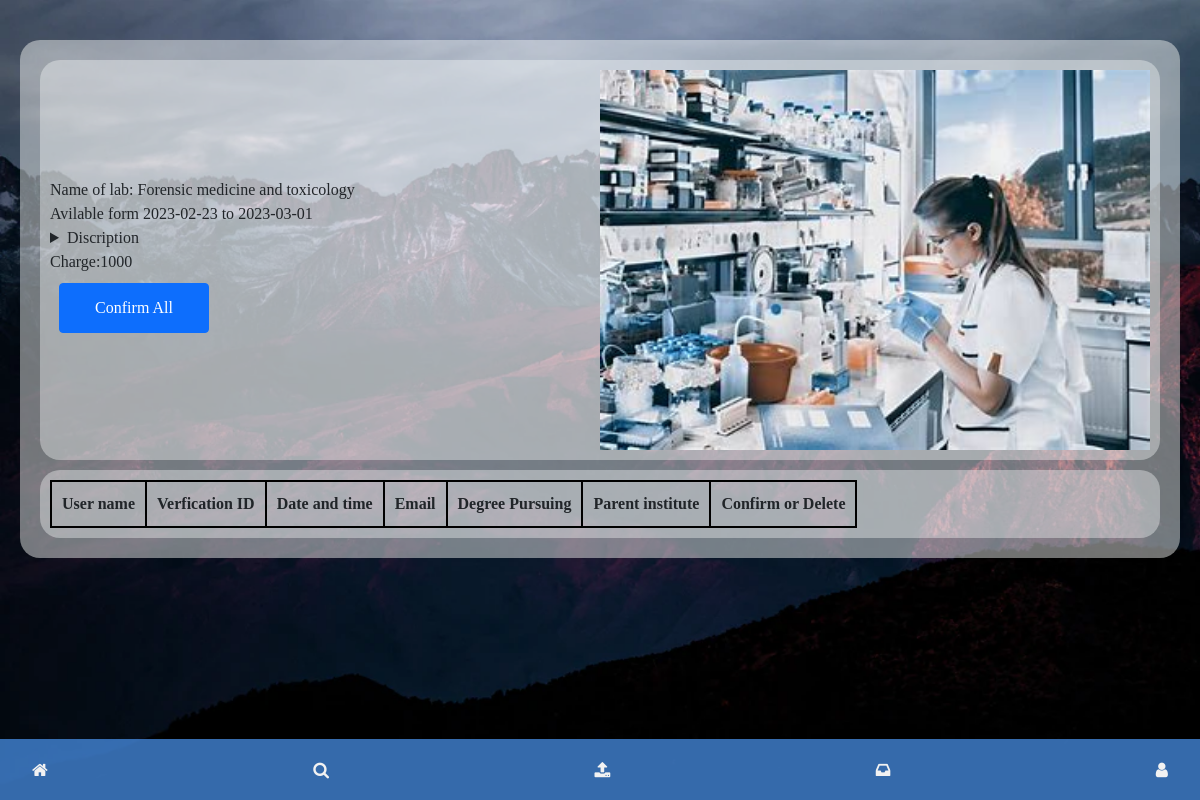
Screenshot of /549955/conformation (signed in) with the database file from the repository.
### website/data.py (models this page shows)
class Institutedata(bd.Model):
    id=bd.Column(bd.Integer, primary_key=True,default=random.randint(111111,999999))
    lab_name=bd.Column(bd.String(150))
    image=bd.Column(bd.String(200))
    discription=bd.Column(bd.String(500))
    date_posted=bd.Column(bd.DateTime(timezone=True) ,default=func.now())
    starting_date=bd.Column(bd.DateTime(timezone=True))
    ending_date=bd.Column(bd.DateTime(timezone=True))
    no_of_slots_per_lab=bd.Column(bd.Integer)
    charge_per_slot=bd.Column(bd.Integer)
    institute_id=bd.Column(bd.Integer, bd.ForeignKey('institute.id'))
    timmings=bd.relationship('Timming',backref='institutedataref')
    pending_requests=bd.relationship('Pending_requests',backref='insdataref')
    pending_requests_institute=bd.relationship('Pending_requests_institute',backref='insdataref')
    confirm_payment=bd.relationship('Confirm_payment',backref='insdataref')

### website/auth.py (the view)
@auth.route('/<post_id>/conformation')
@login_required
def conformation(post_id):
    post=Institutedata.query.get(int(post_id))
    lab=Pending_requests.query.filter_by(institutedata_id=int(post_id)).all()
    return render_template('conformation.html',labs=lab,posts=post)

### website/__init__.py (called while the page is built)
def create_app():
    from .views import views
    from .auth import auth
    app.register_blueprint(views, url_prefix="/")
    app.register_blueprint(auth, url_prefix="/")
    from .data import User,Institute,Institutedata,Userdata
    create_database(app)
    login_mamager=LoginManager()
    login_mamager.login_view='views.login'
    login_mamager.init_app(app)
    @login_mamager.user_loader
    def load_user(id):
        try:
            user=User.query.get(int(id))
            if user.type=='user':
                return user
            else:
                institute=Institute.query.get(int(id))
                return institute
        except:
                institute=Institute.query.get(int(id))
                return institute
    return app

### website/templates/conformation.html (shortened to what this page needs)
{% extends "base.html" %}
{% block search %}
    <div class="main-box">
        <div class="row g-0" style="height: 400px; margin:10px; background-color: #f8faf962;
        padding: 10px;
        border-radius: 20px;">
            <div class="col-lg-6 order-lg-2 right text-white showcase-img right" style="background-image:  url('{{posts.image}}');background-repeat: no-repeat; background-size: cover;"></div>
        <div class="col-lg-6 order-lg-1 my-auto showcase-text">
            <div>
                <spam class="lab">Name of lab: {{posts.lab_name}}</spam>
            </div>
            <div>
                <spam class="date">Avilable form {{posts.starting_date.date()}} to {{posts.ending_date.date()}}</spam>
            </div>
            <details><summary>Discription</summary>
            </details>
            <div class="price">Charge:{{posts.charge_per_slot}}</div>
            <div class="book-lab-region-book"><form action="confirm_all" method="POST">
                    <button type="submit" class="btn btn-primary" style="width:150px;">Confirm All</button></td>
                </form></div>
            </div>
        </div>
    <div style="margin:5px; display:flex; margin:10px; background-color: #f8faf962;
    padding: 10px;
    border-radius: 20px;">
        <table border='2px'>
            <tr>
                <th>User name</th>
                <th>Verfication ID</th>
                <th>Date and time</th>
                <th>Email</th>
                <th>Degree Pursuing</th>
                <th>Parent institute</th>
                <th>Confirm or Delete</th>
            </tr>
        </table>
    </div>
</div>
    {% endblock %}

### website/static/css/style1.css (style rules this page uses)
* { margin: 0; font-family: cursive; }
body { margin: auto; }

### rows the page displays
Institutedata: image (picture), lab_name "Forensic medicine and toxicology", starting_date "2023-02-23", ending_date "2023-03-01", charge_per_slot "1000"
